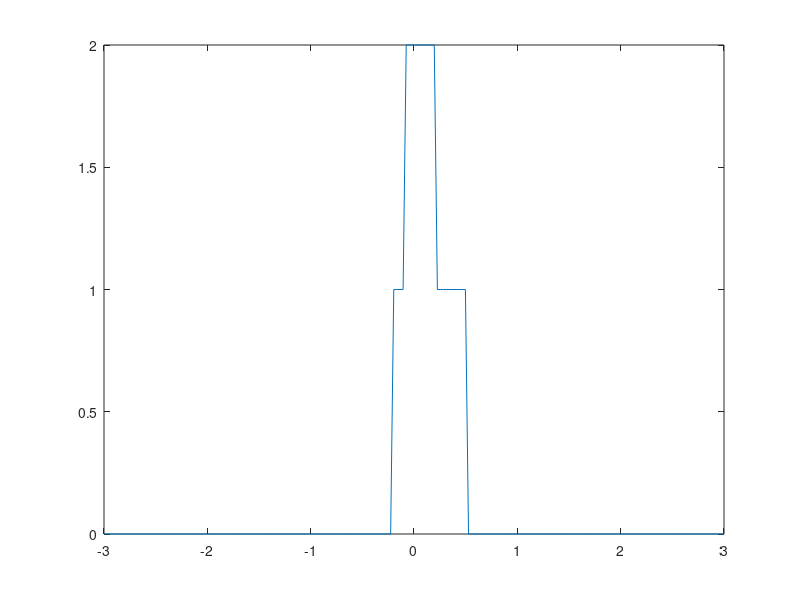
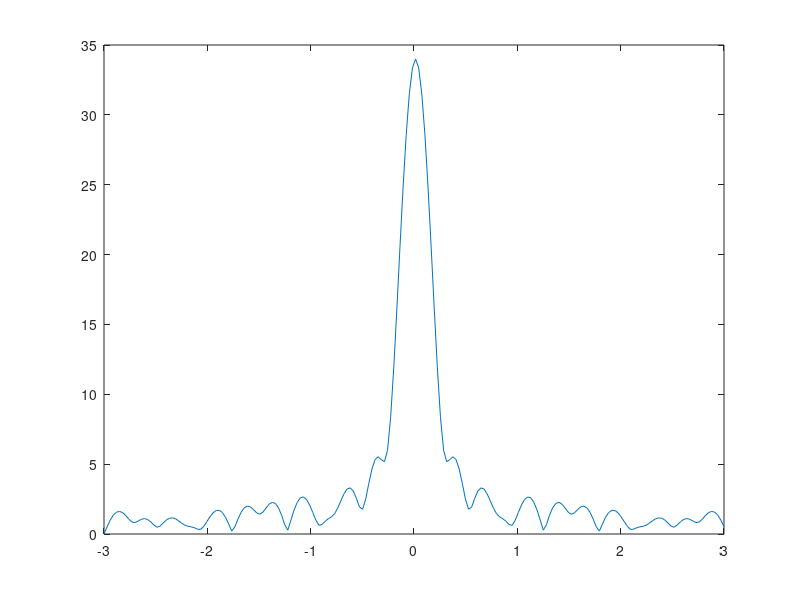
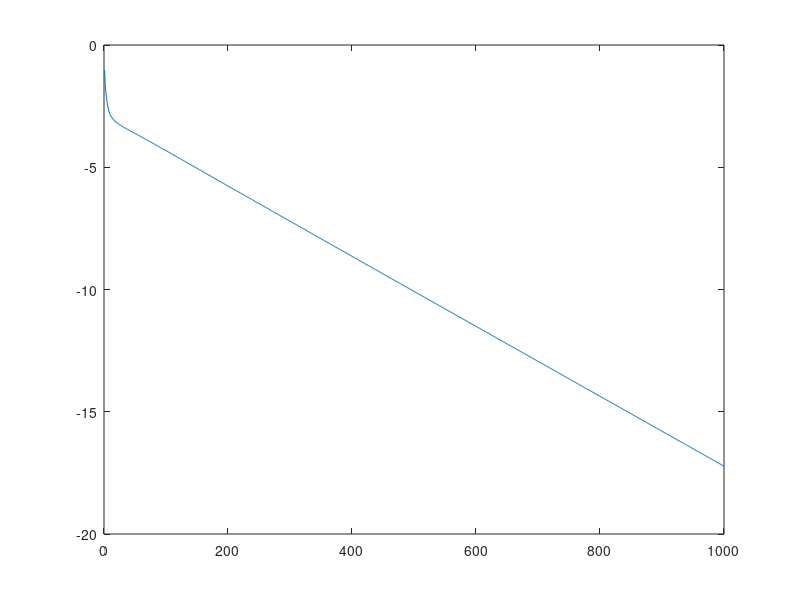
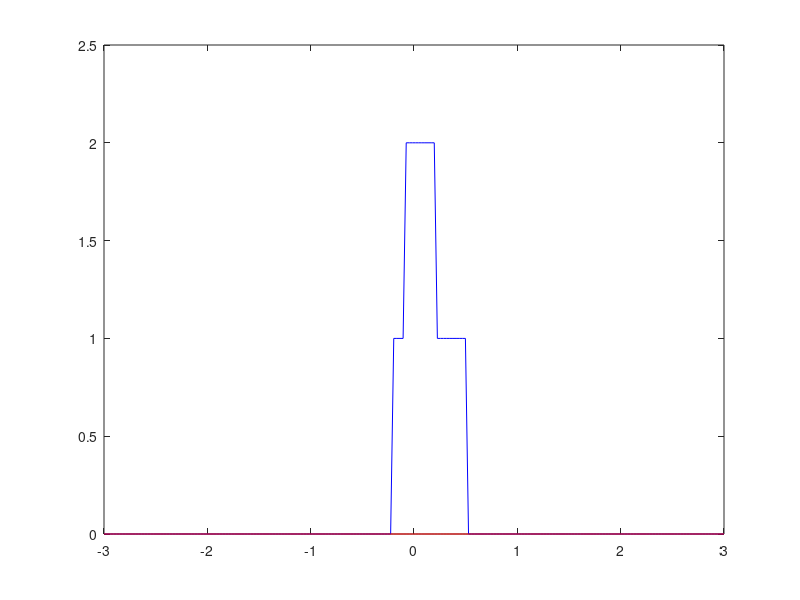

The MATLAB script that drew these images, in order:
function test_ap_1d_9_25_2015

close all;

rng(1);

N=200; xx=linspace(-3,3,N);
numit=1000;

F=create_1d_example(xx);
figure; plot(xx,F);
set(gcf,'position',[100,100,600,600]);

u=compute_fft_mag_data(F);
ph=compute_fft_phase_data(F);
figure; plot(xx,u);
set(gcf,'position',[700,100,600,600]);

%ph_rand=create_random_phase(size(u));
ph_rand=ph+(rand(size(ph))-0.5)*1.0;

[F2,resids]=do_ap(xx,u,ph_rand,numit);
figure; plot(log(resids));
set(gcf,'position',[1400,100,600,600]);

figure; plot(xx,real(F2),'b',xx,imag(F2),'r');
set(gcf,'position',[2100,100,600,600]);

disp(resids(end));

end

function [F2,resids]=do_ap(xx,u,ph0,numit)

ph1=ph0;
for it=1:numit
F2=real(ifftb(u.*exp(i*ph1)));
F2(:)=F2(:).*(abs(xx(:))<=1).*(F2(:)>=0);
u2=abs(fftb(F2));
resid=sqrt(sum((u2(:)-u(:)).^2)/length(u));
resids(it)=resid;
ph1=angle(fftb(F2));
end;

end

function F=create_1d_example(xx)

A=(abs(xx)<0.2)*1.0;
B=(abs(xx-0.2)<0.3)*1.0;
%F=ifftb(fftb(A).^2.*fftb(B))/length(xx) + A + B;

F=A+B;

end

function u=compute_fft_mag_data(F)
u=abs(fftb(F));
end

function ph=compute_fft_phase_data(F)
ph=angle(fftb(F));
end

function ph=create_random_phase(SS)
ph=rand(SS)*2*pi;
end


function Y=fftb(X) %for convenience
Y=fftshift(fft(fftshift(X)));
end

function Y=ifftb(X) % for convenience
Y=ifftshift(ifft(ifftshift(X)));
end

